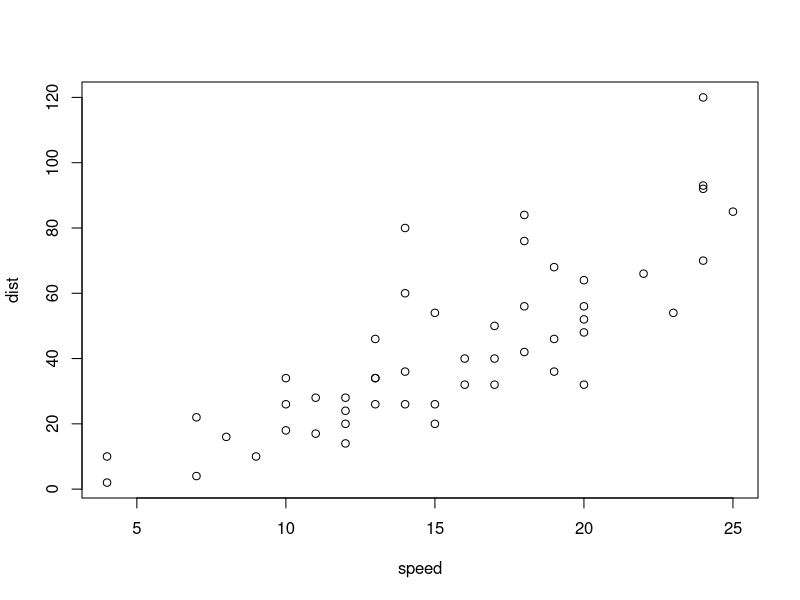
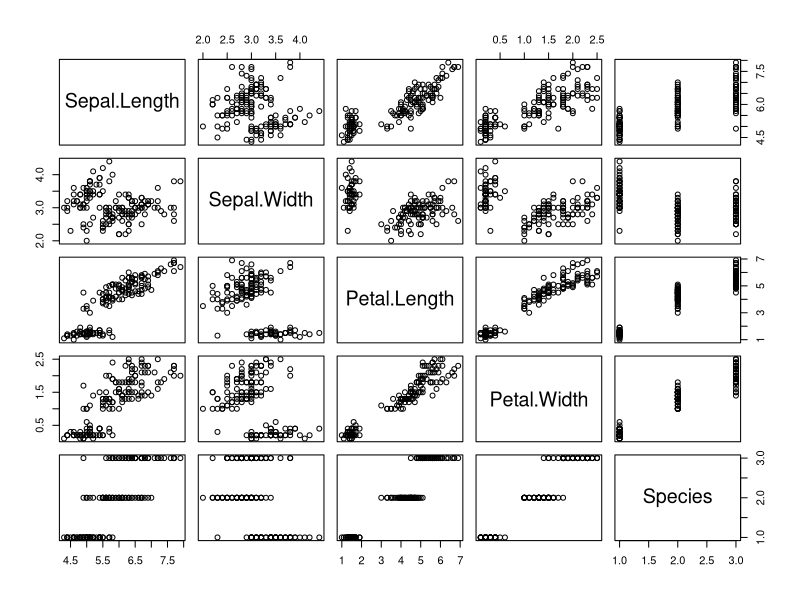

Source code (R) for these figures, in order:
## ---- chunk 1
plot(cars)
## ---- chunk 2
plot(iris)
